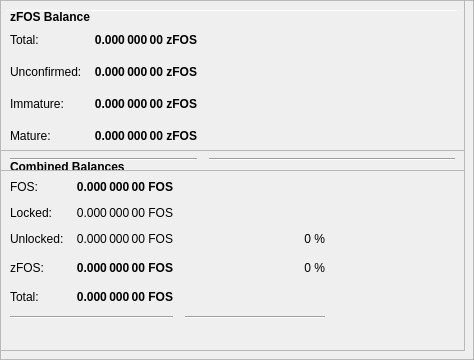
        <widget class="QFrame" name="frameObfuscation">
         <property name="minimumSize">
          <size>
           <width>0</width>
           <height>350</height>
          </size>
         </property>
         <property name="layoutDirection">
          <enum>Qt::LeftToRight</enum>
         </property>
         <property name="frameShape">
          <enum>QFrame::StyledPanel</enum>
         </property>
         <property name="frameShadow">
          <enum>QFrame::Raised</enum>
         </property>
         <widget class="QPushButton" name="runAutoDenom">
          <property name="geometry">
           <rect>
            <x>251</x>
            <y>17</y>
            <width>1</width>
            <height>1</height>
           </rect>
          </property>
          <property name="palette">
           <palette>
            <active>
             <colorrole role="WindowText">
              <brush brushstyle="SolidPattern">
               <color alpha="255">
                <red>0</red>
                <green>0</green>
                <blue>0</blue>
               </color>
              </brush>
             </colorrole>
             <colorrole role="Button">
              <brush brushstyle="SolidPattern">
               <color alpha="255">
                <red>239</red>
                <green>238</green>
                <blue>238</blue>
               </color>
              </brush>
             </colorrole>
             <colorrole role="Light">
              <brush brushstyle="SolidPattern">
               <color alpha="255">
                <red>255</red>
                <green>255</green>
                <blue>255</blue>
               </color>
              </brush>
             </colorrole>
             <colorrole role="Midlight">
              <brush brushstyle="SolidPattern">
               <color alpha="255">
                <red>247</red>
                <green>246</green>
                <blue>246</blue>
               </color>
              </brush>
             </colorrole>
             <colorrole role="Dark">
              <brush brushstyle="SolidPattern">
               <color alpha="255">
                <red>119</red>
                <green>119</green>
                <blue>119</blue>
               </color>
              </brush>
             </colorrole>
             <colorrole role="Mid">
              <brush brushstyle="SolidPattern">
               <color alpha="255">
                <red>159</red>
                <green>159</green>
                <blue>159</blue>
               </color>
              </brush>
             </colorrole>
             <colorrole role="Text">
              <brush brushstyle="SolidPattern">
               <color alpha="255">
                <red>0</red>
                <green>0</green>
                <blue>0</blue>
               </color>
              </brush>
             </colorrole>
             <colorrole role="BrightText">
              <brush brushstyle="SolidPattern">
               <color alpha="255">
                <red>255</red>
                <green>255</green>
                <blue>255</blue>
               </color>
              </brush>
             </colorrole>
             <colorrole role="ButtonText">
              <brush brushstyle="SolidPattern">
               <color alpha="255">
                <red>0</red>
                <green>0</green>
                <blue>0</blue>
               </color>
              </brush>
             </colorrole>
             <colorrole role="Base">
              <brush brushstyle="SolidPattern">
               <color alpha="255">
                <red>255</red>
                <green>255</green>
                <blue>255</blue>
               </color>
              </brush>
             </colorrole>
             <colorrole role="Window">
              <brush brushstyle="SolidPattern">
               <color alpha="255">
                <red>239</red>
                <green>238</green>
                <blue>238</blue>
               </color>
              </brush>
             </colorrole>
             <colorrole role="Shadow">
              <brush brushstyle="SolidPattern">
               <color alpha="255">
                <red>0</red>
                <green>0</green>
                <blue>0</blue>
               </color>
              </brush>
             </colorrole>
             <colorrole role="AlternateBase">
              <brush brushstyle="SolidPattern">
               <color alpha="255">
                <red>247</red>
                <green>246</green>
                <blue>246</blue>
               </color>
              </brush>
             </colorrole>
             <colorrole role="ToolTipBase">
              <brush brushstyle="SolidPattern">
               <color alpha="255">
                <red>255</red>
                <green>255</green>
                <blue>220</blue>
               </color>
              </brush>
             </colorrole>
             <colorrole role="ToolTipText">
              <brush brushstyle="SolidPattern">
               <color alpha="255">
                <red>0</red>
                <green>0</green>
                <blue>0</blue>
               </color>
              </brush>
             </colorrole>
            </active>
            <inactive>
             <colorrole role="WindowText">
              <brush brushstyle="SolidPattern">
               <color alpha="255">
                <red>0</red>
                <green>0</green>
                <blue>0</blue>
               </color>
              </brush>
             </colorrole>
             <colorrole role="Button">
              <brush brushstyle="SolidPattern">
               <color alpha="255">
                <red>239</red>
                <green>238</green>
                <blue>238</blue>
               </color>
              </brush>
             </colorrole>
             <colorrole role="Light">
              <brush brushstyle="SolidPattern">
               <color alpha="255">
                <red>255</red>
                <green>255</green>
                <blue>255</blue>
               </color>
              </brush>
             </colorrole>
             <colorrole role="Midlight">
              <brush brushstyle="SolidPattern">
               <color alpha="255">
                <red>247</red>
                <green>246</green>
                <blue>246</blue>
               </color>
              </brush>
             </colorrole>
             <colorrole role="Dark">
              <brush brushstyle="SolidPattern">
               <color alpha="255">
                <red>119</red>
                <green>119</green>
                <blue>119</blue>
               </color>
              </brush>
             </colorrole>
             <colorrole role="Mid">
              <brush brushstyle="SolidPattern">
               <color alpha="255">
                <red>159</red>
                <green>159</green>
                <blue>159</blue>
               </color>
              </brush>
             </colorrole>
             <colorrole role="Text">
              <brush brushstyle="SolidPattern">
               <color alpha="255">
                <red>0</red>
                <green>0</green>
                <blue>0</blue>
               </color>
              </brush>
             </colorrole>
             <colorrole role="BrightText">
              <brush brushstyle="SolidPattern">
               <color alpha="255">
                <red>255</red>
                <green>255</green>
                <blue>255</blue>
               </color>
              </brush>
             </colorrole>
             <colorrole role="ButtonText">
              <brush brushstyle="SolidPattern">
               <color alpha="255">
                <red>0</red>
                <green>0</green>
                <blue>0</blue>
               </color>
              </brush>
             </colorrole>
             <colorrole role="Base">
              <brush brushstyle="SolidPattern">
               <color alpha="255">
                <red>255</red>
                <green>255</green>
                <blue>255</blue>
               </color>
              </brush>
             </colorrole>
             <colorrole role="Window">
              <brush brushstyle="SolidPattern">
               <color alpha="255">
                <red>239</red>
                <green>238</green>
                <blue>238</blue>
               </color>
              </brush>
             </colorrole>
             <colorrole role="Shadow">
              <brush brushstyle="SolidPattern">
               <color alpha="255">
                <red>0</red>
                <green>0</green>
                <blue>0</blue>
               </color>
              </brush>
             </colorrole>
             <colorrole role="AlternateBase">
              <brush brushstyle="SolidPattern">
               <color alpha="255">
                <red>247</red>
                <green>246</green>
                <blue>246</blue>
               </color>
              </brush>
             </colorrole>
             <colorrole role="ToolTipBase">
              <brush brushstyle="SolidPattern">
               <color alpha="255">
                <red>255</red>
                <green>255</green>
                <blue>220</blue>
               </color>
              </brush>
             </colorrole>
             <colorrole role="ToolTipText">
              <brush brushstyle="SolidPattern">
               <color alpha="255">
                <red>0</red>
                <green>0</green>
                <blue>0</blue>
               </color>
              </brush>
             </colorrole>
            </inactive>
            <disabled>
             <colorrole role="WindowText">
              <brush brushstyle="SolidPattern">
               <color alpha="255">
                <red>119</red>
                <green>119</green>
                <blue>119</blue>
               </color>
              </brush>
             </colorrole>
             <colorrole role="Button">
              <brush brushstyle="SolidPattern">
               <color alpha="255">
                <red>239</red>
                <green>238</green>
                <blue>238</blue>
               </color>
              </brush>
             </colorrole>
             <colorrole role="Light">
              <brush brushstyle="SolidPattern">
               <color alpha="255">
                <red>255</red>
                <green>255</green>
                <blue>255</blue>
               </color>
              </brush>
             </colorrole>
             <colorrole role="Midlight">
              <brush brushstyle="SolidPattern">
               <color alpha="255">
                <red>247</red>
                <green>246</green>
                <blue>246</blue>
               </color>
              </brush>
             </colorrole>
             <colorrole role="Dark">
              <brush brushstyle="SolidPattern">
               <color alpha="255">
                <red>119</red>
                <green>119</green>
                <blue>119</blue>
               </color>
              </brush>
             </colorrole>
             <colorrole role="Mid">
              <brush brushstyle="SolidPattern">
               <color alpha="255">
                <red>159</red>
                <green>159</green>
                <blue>159</blue>
               </color>
              </brush>
             </colorrole>
             <colorrole role="Text">
              <brush brushstyle="SolidPattern">
               <color alpha="255">
                <red>119</red>
                <green>119</green>
                <blue>119</blue>
               </color>
              </brush>
             </colorrole>
             <colorrole role="BrightText">
              <brush brushstyle="SolidPattern">
               <color alpha="255">
                <red>255</red>
                <green>255</green>
                <blue>255</blue>
               </color>
              </brush>
             </colorrole>
             <colorrole role="ButtonText">
              <brush brushstyle="SolidPattern">
               <color alpha="255">
                <red>119</red>
                <green>119</green>
                <blue>119</blue>
               </color>
              </brush>
             </colorrole>
             <colorrole role="Base">
              <brush brushstyle="SolidPattern">
               <color alpha="255">
                <red>239</red>
                <green>238</green>
                <blue>238</blue>
               </color>
              </brush>
             </colorrole>
             <colorrole role="Window">
              <brush brushstyle="SolidPattern">
               <color alpha="255">
                <red>239</red>
                <green>238</green>
                <blue>238</blue>
               </color>
              </brush>
             </colorrole>
             <colorrole role="Shadow">
              <brush brushstyle="SolidPattern">
               <color alpha="255">
                <red>0</red>
                <green>0</green>
                <blue>0</blue>
               </color>
              </brush>
             </colorrole>
             <colorrole role="AlternateBase">
              <brush brushstyle="SolidPattern">
               <color alpha="255">
                <red>239</red>
                <green>238</green>
                <blue>238</blue>
               </color>
              </brush>
             </colorrole>
             <colorrole role="ToolTipBase">
              <brush brushstyle="SolidPattern">
               <color alpha="255">
                <red>255</red>
                <green>255</green>
                <blue>220</blue>
               </color>
              </brush>
             </colorrole>
             <colorrole role="ToolTipText">
              <brush brushstyle="SolidPattern">
               <color alpha="255">
                <red>0</red>
                <green>0</green>
                <blue>0</blue>
               </color>
              </brush>
             </colorrole>
            </disabled>
           </palette>
          </property>
          <property name="focusPolicy">
           <enum>Qt::NoFocus</enum>
          </property>
          <property name="autoFillBackground">
           <bool>true</bool>
          </property>
          <property name="text">
           <string/>
          </property>
          <property name="flat">
           <bool>true</bool>
          </property>
         </widget>
         <widget class="Line" name="line">
          <property name="geometry">
           <rect>
            <x>7</x>
            <y>10</y>
            <width>451</width>
            <height>1</height>
           </rect>
          </property>
          <property name="orientation">
           <enum>Qt::Horizontal</enum>
          </property>
         </widget>
         <widget class="QFrame" name="frame_3">
          <property name="geometry">
           <rect>
            <x>0</x>
            <y>150</y>
            <width>465</width>
            <height>201</height>
           </rect>
          </property>
          <property name="frameShape">
           <enum>QFrame::StyledPanel</enum>
          </property>
          <property name="frameShadow">
           <enum>QFrame::Raised</enum>
          </property>
          <layout class="QVBoxLayout" name="verticalLayout_5">
           <item>
            <layout class="QHBoxLayout" name="horizontalLayout_5" stretch="0">
             <item>
              <widget class="QLabel" name="label_5z">
               <property name="maximumSize">
                <size>
                 <width>16777215</width>
                 <height>20</height>
                </size>
               </property>
               <property name="font">
                <font>
                 <weight>75</weight>
                 <bold>true</bold>
                </font>
               </property>
               <property name="toolTip">
                <string>Combined Balances (including unconfirmed and immature coins)</string>
               </property>
               <property name="text">
                <string>&lt;html&gt;&lt;head/&gt;&lt;body&gt;&lt;p&gt;Combined Balances&lt;/p&gt;&lt;/body&gt;&lt;/html&gt;</string>
               </property>
              </widget>
             </item>
            </layout>
           </item>
           <item>
            <layout class="QGridLayout" name="gridLayout_3">
             <property name="spacing">
              <number>12</number>
             </property>
             <item row="7" column="0" colspan="2">
              <widget class="Line" name="lineSpendableBalance_3">
               <property name="orientation">
                <enum>Qt::Horizontal</enum>
               </property>
              </widget>
             </item>
             <item row="7" column="2">
              <widget class="Line" name="lineWatchBalance_3">
               <property name="sizePolicy">
                <sizepolicy hsizetype="Preferred" vsizetype="Fixed">
                 <horstretch>0</horstretch>
                 <verstretch>0</verstretch>
                </sizepolicy>
               </property>
               <property name="minimumSize">
                <size>
                 <width>140</width>
                 <height>0</height>
                </size>
               </property>
               <property name="orientation">
                <enum>Qt::Horizontal</enum>
               </property>
              </widget>
             </item>
             <item row="4" column="1">
              <widget class="QLabel" name="labelzBalancez">
               <property name="font">
                <font>
                 <weight>75</weight>
                 <bold>true</bold>
                </font>
               </property>
               <property name="cursor">
                <cursorShape>IBeamCursor</cursorShape>
               </property>
               <property name="toolTip">
                <string>Total of transactions that have yet to be confirmed, and do not yet count toward the spendable balance</string>
               </property>
               <property name="text">
                <string notr="true">0.000 000 00 FOS</string>
               </property>
               <property name="alignment">
                <set>Qt::AlignRight|Qt::AlignTrailing|Qt::AlignVCenter</set>
               </property>
               <property name="textInteractionFlags">
                <set>Qt::LinksAccessibleByMouse|Qt::TextSelectableByKeyboard|Qt::TextSelectableByMouse</set>
               </property>
              </widget>
             </item>
             <item row="6" column="1">
              <widget class="QLabel" name="labelTotalz">
               <property name="font">
                <font>
                 <weight>75</weight>
                 <bold>true</bold>
                </font>
               </property>
               <property name="cursor">
                <cursorShape>IBeamCursor</cursorShape>
               </property>
               <property name="toolTip">
                <string>Total Balance, including unconfirmed and immature coins.</string>
               </property>
               <property name="text">
                <string notr="true">0.000 000 00 FOS</string>
               </property>
               <property name="alignment">
                <set>Qt::AlignRight|Qt::AlignTrailing|Qt::AlignVCenter</set>
               </property>
               <property name="textInteractionFlags">
                <set>Qt::LinksAccessibleByMouse|Qt::TextSelectableByKeyboard|Qt::TextSelectableByMouse</set>
               </property>
              </widget>
             </item>
             <item row="4" column="3">
              <spacer name="horizontalSpacer_6">
               <property name="orientation">
                <enum>Qt::Horizontal</enum>
               </property>
               <property name="sizeHint" stdset="0">
                <size>
                 <width>40</width>
                 <height>20</height>
                </size>
               </property>
              </spacer>
             </item>
             <item row="6" column="0">
              <widget class="QLabel" name="labelTotalTextz">
               <property name="text">
                <string>Total:</string>
               </property>
              </widget>
             </item>
             <item row="1" column="0">
              <widget class="QLabel" name="labelBalanceTextz">
               <property name="text">
                <string>FOS:</string>
               </property>
              </widget>
             </item>
             <item row="1" column="1">
              <widget class="QLabel" name="labelBalancez">
               <property name="font">
                <font>
                 <weight>75</weight>
                 <bold>true</bold>
                </font>
               </property>
               <property name="cursor">
                <cursorShape>IBeamCursor</cursorShape>
               </property>
               <property name="toolTip">
                <string>Your current spendable balance</string>
               </property>
               <property name="text">
                <string notr="true">0.000 000 00 FOS</string>
               </property>
               <property name="alignment">
                <set>Qt::AlignRight|Qt::AlignTrailing|Qt::AlignVCenter</set>
               </property>
               <property name="textInteractionFlags">
                <set>Qt::LinksAccessibleByMouse|Qt::TextSelectableByKeyboard|Qt::TextSelectableByMouse</set>
               </property>
              </widget>
             </item>
             <item row="4" column="0">
              <widget class="QLabel" name="labelzBalanceTextz">
               <property name="toolTip">
                <string/>
               </property>
               <property name="text">
                <string>zFOS:</string>
               </property>
              </widget>
             </item>
             <item row="4" column="2">
              <widget class="QLabel" name="labelzFOSPercent">
               <property name="toolTip">
                <string>Current percentage of zFOS.
If AutoMint is enabled this percentage will settle around the configured AutoMint percentage (default = 10%)</string>
               </property>
               <property name="text">
                <string>0 %</string>
               </property>
               <property name="alignment">
                <set>Qt::AlignRight|Qt::AlignTrailing|Qt::AlignVCenter</set>
               </property>
              </widget>
             </item>
             <item row="6" column="2">
              <widget class="QLabel" name="label100Percent">
               <property name="text">
                <string/>
               </property>
               <property name="alignment">
                <set>Qt::AlignRight|Qt::AlignTrailing|Qt::AlignVCenter</set>
               </property>
              </widget>
             </item>
             <item row="2" column="1">
              <widget class="QLabel" name="labelLockedBalance">
               <property name="toolTip">
                <string>Locked FOS or Masternode collaterals. These are excluded from zFOS minting.</string>
               </property>
               <property name="text">
                <string>0.000 000 00 FOS</string>
               </property>
               <property name="alignment">
                <set>Qt::AlignRight|Qt::AlignTrailing|Qt::AlignVCenter</set>
               </property>
              </widget>
             </item>
             <item row="2" column="0">
              <widget class="QLabel" name="labelLockedBalanceText">
               <property name="toolTip">
                <string>Locked FOS or Masternode collaterals. These are excluded from zFOS minting.</string>
               </property>
               <property name="text">
                <string>Locked:</string>
               </property>
              </widget>
             </item>
             <item row="3" column="0">
              <widget class="QLabel" name="labelUnLockedBalanceText">
               <property name="toolTip">
                <string>Unlocked FOSs. These can be used for zFOS minting.</string>
               </property>
               <property name="text">
                <string>Unlocked:</string>
               </property>
              </widget>
             </item>
             <item row="3" column="1">
              <widget class="QLabel" name="labelUnLockedBalance">
               <property name="toolTip">
                <string>Unlocked FOSs. These can be used for zFOS minting.</string>
               </property>
               <property name="text">
                <string>0.000 000 00 FOS</string>
               </property>
               <property name="alignment">
                <set>Qt::AlignRight|Qt::AlignTrailing|Qt::AlignVCenter</set>
               </property>
              </widget>
             </item>
             <item row="3" column="2">
              <widget class="QLabel" name="labelFOSPercent">
               <property name="text">
                <string>0 %</string>
               </property>
               <property name="alignment">
                <set>Qt::AlignRight|Qt::AlignTrailing|Qt::AlignVCenter</set>
               </property>
              </widget>
             </item>
            </layout>
           </item>
           <item>
            <spacer name="verticalSpacer">
             <property name="orientation">
              <enum>Qt::Vertical</enum>
             </property>
             <property name="sizeHint" stdset="0">
              <size>
               <width>20</width>
               <height>40</height>
              </size>
             </property>
            </spacer>
           </item>
          </layout>
         </widget>
         <widget class="QFrame" name="frame_4">
          <property name="geometry">
           <rect>
            <x>0</x>
            <y>0</y>
            <width>465</width>
            <height>171</height>
           </rect>
          </property>
          <property name="frameShape">
           <enum>QFrame::StyledPanel</enum>
          </property>
          <property name="frameShadow">
           <enum>QFrame::Raised</enum>
          </property>
          <layout class="QVBoxLayout" name="verticalLayout_7">
           <item>
            <layout class="QHBoxLayout" name="horizontalLayout_8" stretch="0">
             <item>
              <widget class="QLabel" name="label_5z_3">
               <property name="maximumSize">
                <size>
                 <width>16777215</width>
                 <height>20</height>
                </size>
               </property>
               <property name="font">
                <font>
                 <weight>75</weight>
                 <bold>true</bold>
                </font>
               </property>
               <property name="text">
                <string>zFOS Balance</string>
               </property>
              </widget>
             </item>
            </layout>
           </item>
           <item>
            <layout class="QGridLayout" name="gridLayout_5">
             <property name="spacing">
              <number>12</number>
             </property>
             <item row="4" column="0">
              <widget class="QLabel" name="labelzBalanceMatureText">
               <property name="toolTip">
                <string>Mature: more than 20 confirmation and more than 1 mints of the same denomination after it was minted.
These zFOS are spendable.</string>
               </property>
               <property name="text">
                <string>Mature:</string>
               </property>
              </widget>
             </item>
             <item row="5" column="0" colspan="2">
              <widget class="Line" name="lineSpendableBalance_5">
               <property name="orientation">
                <enum>Qt::Horizontal</enum>
               </property>
              </widget>
             </item>
             <item row="1" column="1">
              <widget class="QLabel" name="labelzBalance">
               <property name="font">
                <font>
                 <weight>75</weight>
                 <bold>true</bold>
                </font>
               </property>
               <property name="cursor">
                <cursorShape>IBeamCursor</cursorShape>
               </property>
               <property name="toolTip">
                <string>All available zFOS, unconfirmed and immature zFOS included.</string>
               </property>
               <property name="text">
                <string notr="true">0.000 000 00 zFOS</string>
               </property>
               <property name="alignment">
                <set>Qt::AlignRight|Qt::AlignTrailing|Qt::AlignVCenter</set>
               </property>
               <property name="textInteractionFlags">
                <set>Qt::LinksAccessibleByMouse|Qt::TextSelectableByKeyboard|Qt::TextSelectableByMouse</set>
               </property>
              </widget>
             </item>
             <item row="5" column="2">
              <widget class="Line" name="lineWatchBalance_5">
               <property name="sizePolicy">
                <sizepolicy hsizetype="Preferred" vsizetype="Fixed">
                 <horstretch>0</horstretch>
                 <verstretch>0</verstretch>
                </sizepolicy>
               </property>
               <property name="minimumSize">
                <size>
                 <width>140</width>
                 <height>0</height>
                </size>
               </property>
               <property name="orientation">
                <enum>Qt::Horizontal</enum>
               </property>
              </widget>
             </item>
             <item row="1" column="0">
              <widget class="QLabel" name="labelzBalanceText">
               <property name="toolTip">
                <string>All available zFOS, unconfirmed and immature zFOS included.</string>
               </property>
               <property name="text">
                <string>Total:</string>
               </property>
              </widget>
             </item>
             <item row="1" column="2">
              <spacer name="horizontalSpacer_8">
               <property name="orientation">
                <enum>Qt::Horizontal</enum>
               </property>
               <property name="sizeHint" stdset="0">
                <size>
                 <width>40</width>
                 <height>20</height>
                </size>
               </property>
              </spacer>
             </item>
             <item row="4" column="2">
              <spacer name="horizontalSpacer_4">
               <property name="orientation">
                <enum>Qt::Horizontal</enum>
               </property>
               <property name="sizeHint" stdset="0">
                <size>
                 <width>40</width>
                 <height>20</height>
                </size>
               </property>
              </spacer>
             </item>
             <item row="4" column="1">
              <widget class="QLabel" name="labelzBalanceMature">
               <property name="font">
                <font>
                 <weight>75</weight>
                 <bold>true</bold>
                </font>
               </property>
               <property name="toolTip">
                <string>Mature: more than 20 confirmation and more than 1 mints of the same denomination after it was minted.
These zFOS are spendable.</string>
               </property>
               <property name="text">
                <string>0.000 000 00 zFOS</string>
               </property>
               <property name="alignment">
                <set>Qt::AlignRight|Qt::AlignTrailing|Qt::AlignVCenter</set>
               </property>
              </widget>
             </item>
             <item row="2" column="0">
              <widget class="QLabel" name="labelzBalanceUnconfirmedText">
               <property name="toolTip">
                <string>Unconfirmed: less than 20 confirmations
Immature: confirmed, but less than 1 mints of the same denomination after it was minted</string>
               </property>
               <property name="text">
                <string>Unconfirmed:</string>
               </property>
              </widget>
             </item>
             <item row="2" column="1">
              <widget class="QLabel" name="labelzBalanceUnconfirmed">
               <property name="font">
                <font>
                 <weight>75</weight>
                 <bold>true</bold>
                </font>
               </property>
               <property name="toolTip">
                <string>Unconfirmed: less than 20 confirmations
Immature: confirmed, but less than 1 mints of the same denomination after it was minted</string>
               </property>
               <property name="text">
                <string>0.000 000 00 zFOS</string>
               </property>
               <property name="alignment">
                <set>Qt::AlignRight|Qt::AlignTrailing|Qt::AlignVCenter</set>
               </property>
              </widget>
             </item>
             <item row="2" column="2">
              <spacer name="horizontalSpacer_5">
               <property name="orientation">
                <enum>Qt::Horizontal</enum>
               </property>
               <property name="sizeHint" stdset="0">
                <size>
                 <width>40</width>
                 <height>20</height>
                </size>
               </property>
              </spacer>
             </item>
             <item row="3" column="0">
              <widget class="QLabel" name="labelzBalanceImmatureText">
               <property name="toolTip">
                <string>Unconfirmed: less than 20 confirmations
Immature: confirmed, but less than 1 mints of the same denomination after it was minted</string>
               </property>
               <property name="text">
                <string>Immature:</string>
               </property>
              </widget>
             </item>
             <item row="3" column="1">
              <widget class="QLabel" name="labelzBalanceImmature">
               <property name="font">
                <font>
                 <weight>75</weight>
                 <bold>true</bold>
                </font>
               </property>
               <property name="toolTip">
                <string>Unconfirmed: less than 20 confirmations
Immature: confirmed, but less than 1 mints of the same denomination after it was minted</string>
               </property>
               <property name="text">
                <string>0.000 000 00 zFOS</string>
               </property>
               <property name="alignment">
                <set>Qt::AlignRight|Qt::AlignTrailing|Qt::AlignVCenter</set>
               </property>
              </widget>
             </item>
             <item row="3" column="2">
              <spacer name="horizontalSpacer_7">
               <property name="orientation">
                <enum>Qt::Horizontal</enum>
               </property>
               <property name="sizeHint" stdset="0">
                <size>
                 <width>40</width>
                 <height>20</height>
                </size>
               </property>
              </spacer>
             </item>
            </layout>
           </item>
          </layout>
         </widget>
        </widget>
